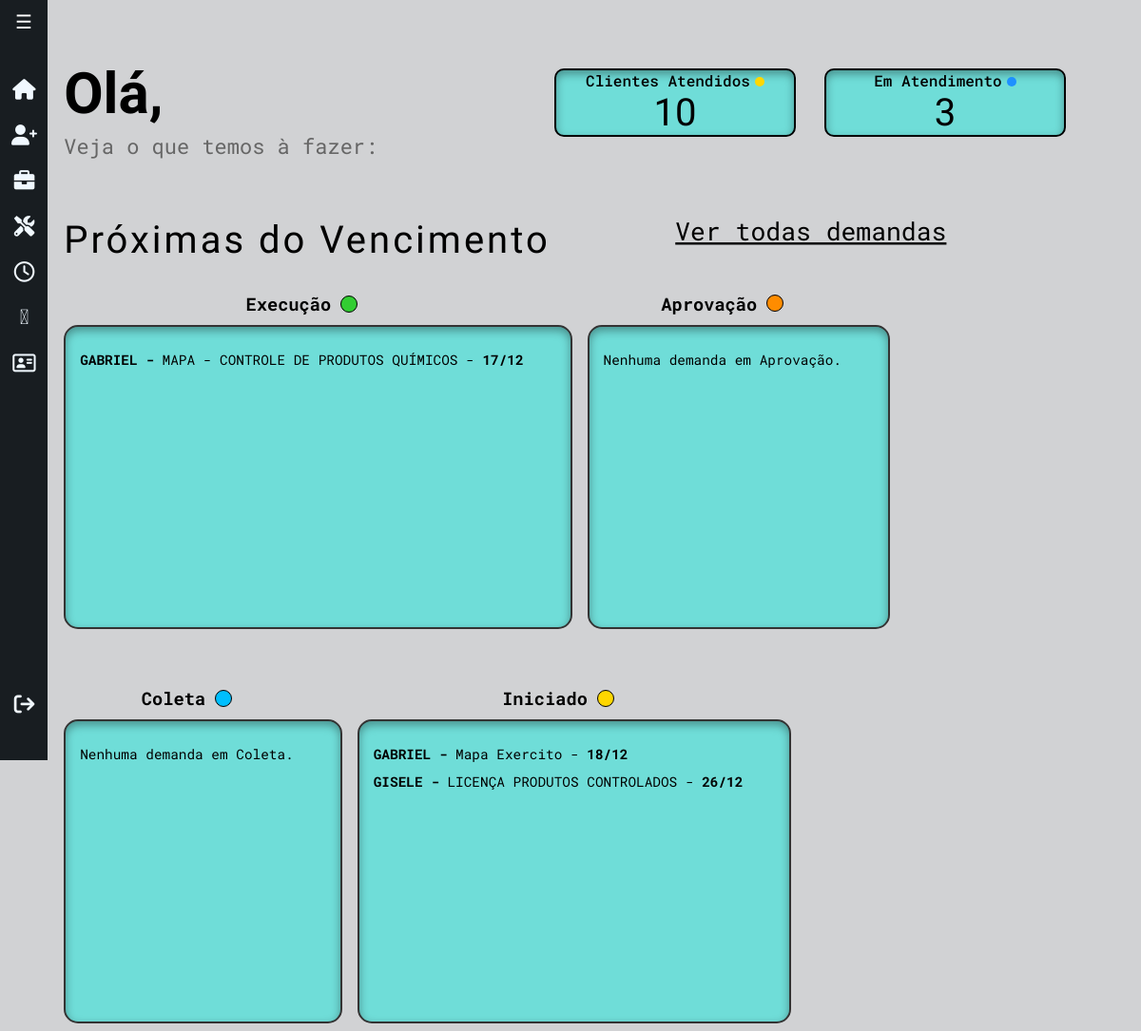
Screenshot of /ambielle/ (signed in) with the database file from the repository.
### workflow/models.py (models this page shows, shortened)
class Tarefa(models.Model):
    STATUS_CHOICES = [
        ('Iniciado', 'Iniciado'),
        ('Coleta De Informações', 'Coleta de Informações'),
        ('Execucao', 'Execução'),
        ('Aprovação Cliente', 'Aprovação Cliente'),
        ('Concluído', 'Concluído'),
        ('Encerrado', 'Encerrado'),
    ]
    tipo_servico = models.ForeignKey(TipoServico, on_delete=models.CASCADE, related_name="tarefas")
    cliente = models.ForeignKey(Cliente, on_delete=models.CASCADE)
    status = models.CharField(max_length=50, choices=STATUS_CHOICES, default='iniciado')
    data_inicio = models.DateField(default=timezone.now)
    prazo_final = models.DateField(null=True, blank=True)
    observacoes = models.TextField(blank=True, null=True)
    valor_total_servico = models.DecimalField(max_digits=10, decimal_places=2, blank=True, null=True)

class Cliente(models.Model):
    nome = models.CharField(max_length=255)
    endereco = models.CharField(max_length=255)
    numero = models.IntegerField(null=True)
    bairro = models.CharField(max_length=255, blank=True, null=True)
    razao_social = models.CharField(max_length=255, blank=True, null=True)
    telefone = models.CharField(max_length=15)
    email = models.EmailField()
    contato_principal = models.CharField(max_length=255)
    contato_secundario = models.CharField(max_length=255, blank=True, null=True)
    proposta_link = models.URLField(blank=True, null=True)
    cnpj = models.CharField(max_length=15)
    def __str__(self):
        return f"{self.nome}"

class TipoServico(models.Model):
    nome = models.CharField(max_length=50, unique=True)
    orgao = models.CharField(max_length=50, blank=True)
    def __str__(self):
        return f"{self.nome}"

### workflow/views/getPage.py (the view)
# urls.py: path('ambielle/', views.index, name='index'),
@login_required(login_url='workflow:login')
def index(request):
    title = 'Home'
    if request.method == 'POST':
        form = SuporteForm(request.POST)
        if form.is_valid():
            form.save()
            return redirect('workflow:index')  # Redireciona para uma lista de suporte após sucesso
    else:
        form = SuporteForm()
    clientes = Cliente.objects.count()
    hoje = timezone.now().date()
    data_limite = hoje + timedelta(days=20)
    demandas_execucao = Tarefa.objects.filter(status='Execucao', prazo_final__lte=data_limite).order_by('prazo_final')
    demandas_aprovacao = Tarefa.objects.filter(status='Aprovação Cliente', prazo_final__lte=data_limite).order_by('prazo_final')
    demandas_coleta = Tarefa.objects.filter(status='Coleta De Informações', prazo_final__lte=data_limite).order_by('prazo_final')
    demandas_iniciado = Tarefa.objects.filter(status='Iniciado', prazo_final__lte=data_limite).order_by('prazo_final')
    tarefas_em_aberto = (
        demandas_aprovacao.count() +
        demandas_coleta.count() +
        demandas_execucao.count() +
        demandas_iniciado.count()
    )
    context ={
        'form': form,
        'title': title,
        'demandas_execucao': demandas_execucao,
        'demandas_aprovacao': demandas_aprovacao,
        'demandas_coleta': demandas_coleta,
        'demandas_iniciado': demandas_iniciado,
        'clientes': clientes,
        'tarefas_em_aberto': tarefas_em_aberto
    }
    return render(
        request,
        'workflow/home.html',
        context,
    )

### workflow/templates/workflow/home.html (shortened to what this page needs)
{% extends 'global/base.html' %}
{% block content %}
<div class="saudacao-container">
  <div class="saudacao">
      <h1>Olá, <strong>{{ user.first_name }}</strong></h1>
      <span>Veja o que temos à fazer:</span>
  </div>
  <div class="container">
      <div class="card">
          <h2>Clientes Atendidos<span class="dot yellow"></span></h2>
          <div class="progress-info">
              <span class="numberof"> {{clientes}} </span>
          </div>
      </div>
      <div class="card">
          <h2>Em Atendimento<span class="dot blue"></span></h2>
          <div class="progress-info">
              <span class="numberof">{{tarefas_em_aberto}}</span>
          </div>
      </div>
  </div>
</div>
<div class="demand-container">
  <div class="prox-demanda">
    <div class="principal">
      <h2>Próximas do Vencimento</h2>
    </div>
    <a href=" {% url 'workflow:get_tarefas_filtradas' %}">Ver todas demandas</a>
  </div>
  <div class="demand-cards-wrapper">
    <div class="demand-cards-status">
      <div class="status">
        <h3>Execução <svg xmlns="http://www.w3.org/2000/svg" width="18" height="18" viewBox="0 0 18 18" fill="none">
            <circle cx="9" cy="9" r="8.5" fill="#32CD32" stroke="black" />
          </svg>
        </h3>
      </div>
      <div class="demand-card">
        {% for demanda in demandas_execucao %}
        <p><strong>{{ demanda.cliente|upper }} - </strong>{{ demanda.tipo_servico }}  -
          <strong>{{ demanda.prazo_final|date:"d/m" }}</strong></p>
        {% empty %}
        <p>Nenhuma demanda em Execução.</p>
        {% endfor %}
      </div>
    </div>
    <div class="demand-cards-status">
      <div class="status">
        <h3>Aprovação <svg xmlns="http://www.w3.org/2000/svg" width="18" height="19" viewBox="0 0 18 19" fill="none">
            <circle cx="9" cy="9.04138" r="8.5" fill="#FF8C00" stroke="black" />
          </svg></h3>
      </div>
      <div class="demand-card">
        {% for demanda in demandas_aprovacao %}
        <p><strong>{{ demanda.cliente|upper }} - </strong>{{ demanda.tipo_servico }} -
          <strong>{{ demanda.prazo_final|date:"d/m" }}</strong></p>
        {% empty %}
        <p>Nenhuma demanda em Aprovação.</p>
        {% endfor %}
      </div>
    </div>
    <div class="demand-cards-status">
      <div class="status">
        <h3>Coleta <svg xmlns="http://www.w3.org/2000/svg" width="18" height="18" viewBox="0 0 18 18" fill="none">
            <circle cx="9" cy="9" r="8.5" fill="#00BFFF" stroke="black" />
          </svg>
        </h3>
      </div>
      <div class="demand-card">
        {% for demanda in demandas_coleta %}
        <p><strong>{{ demanda.cliente|upper }} - </strong>{{ demanda.tipo_servico }} -
          <strong>{{ demanda.prazo_final|date:"d/m" }}</strong></p>
        {% empty %}
        <p>Nenhuma demanda em Coleta.</p>
        {% endfor %}
      </div>
    </div>
      <div class="demand-cards-status">
        <div class="status">
            <h3>Iniciado <svg xmlns="http://www.w3.org/2000/svg" width="18" height="18" viewBox="0 0 18 18" fill="none">
                    <circle cx="9" cy="9" r="8.5" fill="#FFD700" stroke="black"/>
                </svg></h3>
        </div>
        <div class="demand-card">
            {% for demanda in demandas_iniciado %}
            <p><strong>{{ demanda.cliente|upper }} - </strong>{{ demanda.tipo_servico }} - <strong>{{ demanda.prazo_final|date:"d/m" }}</strong></p>
            {% empty %}
            <p>Nenhuma demanda Iniciada.</p>
            {% endfor %}
        </div>
      </div>
  </div>
</div>
{% endblock %}

### base_static/global/css/variables.css (style rules this page uses)
:root { @import url('https://fonts.googleapis.com/css2?family=Cabin+Condensed:wght@400;500;600;700&family=Roboto+Mono:ital,wght@0,100..700;1,100..700&display=swap'); --primary-color: #6fddd8; --secondary-color: #181D21; --background-color: #D1D2D4; --color-alt-list: #98f8f3; --padding: 16px; --primary-font: 'Cabin Condensed', sans-serif; --secondary-font: 'Roboto Mono', sans-serif; }
body { background-color: var(--background-color); }

### base_static/global/css/forms.css (style rules this page uses)
h1 { font-family: var(--primary-font); }

### base_static/global/css/home.css (style rules this page uses)
.saudacao { margin-top: 15px; position: relative; margin-left: 5%; width: 50%; }
.saudacao h1 { font-family: var(--primary-font); margin: 0; font-size: 60px; }
.saudacao span { display: block; font-family: var(--secondary-font); margin-top: 5px; font-size: 22px; color: #666; }
.container { display: flex; align-items: center; gap: 20px; font-family: var(--secondary-font); column-gap: 40px; margin-right: 6%; }
.card { background-color: var(--primary-color); border: 2px solid black; border-radius: 10px; width: 250px; text-align: center; display: flex; flex-direction: column; justify-content: space-between; box-shadow: 0px 4px 10px 0px rgba(0, 0, 0, 0.35) inset; }
h2 { font-size: 16px; margin: 0; font-weight: 500; }
.dot { height: 10px; width: 10px; border-radius: 50%; display: inline-block; margin-left: 5px; }
.yellow { background-color: #FFD700; }
.blue { background-color: #1E90FF; }
.progress-info { display: flex; flex-direction: column; justify-content: space-between; font-size: 18px; font-weight: bold; }
.numberof { font-size: 40px; font-family: var(--primary-font); font-weight: 400; }
.demand-container h2 { font-family: var(--pramary-font); font-size: 2em; }
.demand-container p { font-family: var(--secondary-font); font-size: 1em; }
.demand-container a { font-family: var(--secondary-font); font-size: 1em; text-decoration: none; color: #000; margin-bottom: 20px; }
.prox-demanda { display: flex; justify-content: space-between; align-items: center; width: 100%; margin-top: 60px; }
.principal { display: flex; flex-direction: column; align-items: flex-start; margin-left:5%; }
.prox-demanda h2, .prox-demanda p { margin: 0; padding: 0; }
.prox-demanda h2 { font-family: var(--primary-font); font-size: 40px; font-weight: 400; letter-spacing: 3px; }
.prox-demanda a { text-decoration: underline; cursor: pointer; font-size: 22px; font-weight: 400; margin-right: 220px; }
.demand-cards-wrapper { display: flex; flex-wrap: wrap; gap: 50px; margin-top: 20px; margin-left: 5%; }
.demand-cards-status { flex-direction: column; font-family: var(--secondary-font); }
.status { width: 100%; height: 45px; }
.demand-cards-status h3 { display: inline-flex; align-items: center; justify-content: center; }
.demand-cards-status svg { display: inline; align-items: center; justify-content: center; margin-left: 10px; }
.demand-cards-status .status { display: flex; align-items: center; justify-content: center; }
.demand-card { background-color: var(--primary-color); border: 2px solid #333; border-radius: 15px; padding: 15px; width: 100%; height: 286px; font-family: var(--secondary-font); transition: all 0.3s ease; box-shadow: 0px 4px 10px 0px rgba(0, 0, 0, 0.35) inset; max-width: 250rem; }
.demand-card p { font-size: 0.9em; margin: 10px 0; }
.saudacao-container { display: flex; align-items: center; justify-content: center; width: 100%; gap: 50px; }
.saudacao { flex: 2; }
.container { display: flex; gap: 30px; }

### base_static/global/css/clientes.css (style rules this page uses)
th, a { text-align: center; }
th, a, i { transition: 0.3s ease; }
th, a, i:hover { transform: scale(1.2); }

### rows the page displays
Tarefa: cliente "GABRIEL", tipo_servico "MAPA - CONTROLE DE PRODUTOS QUÍMICOS", prazo_final "17/12"
Tarefa: cliente "GABRIEL", tipo_servico "Mapa Exercito", prazo_final "18/12"
Tarefa: cliente "GISELE", tipo_servico "LICENÇA PRODUTOS CONTROLADOS", prazo_final "26/12"

### other values shown
{{ clientes }} "10"
{{ tarefas_em_aberto }} "3"
